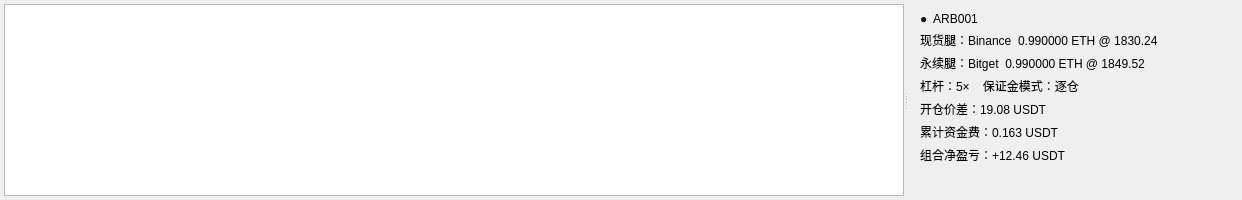
          <widget class="QWidget" name="currentPositionsTab">
           <attribute name="title">
            <string>当前仓位</string>
           </attribute>
           <layout class="QHBoxLayout" name="currentPositionsTabLayout">
            <property name="spacing">
             <number>8</number>
            </property>
            <property name="leftMargin">
             <number>4</number>
            </property>
            <property name="topMargin">
             <number>4</number>
            </property>
            <property name="rightMargin">
             <number>4</number>
            </property>
            <property name="bottomMargin">
             <number>4</number>
            </property>
            <item>
             <widget class="QSplitter" name="positionHorizontalSplitter">
              <property name="orientation">
               <enum>Qt::Horizontal</enum>
              </property>
              <property name="childrenCollapsible">
               <bool>false</bool>
              </property>
              <widget class="QTableView" name="positionTableView">
               <property name="minimumSize">
                <size>
                 <width>900</width>
                 <height>130</height>
                </size>
               </property>
               <property name="alternatingRowColors">
                <bool>true</bool>
               </property>
               <property name="selectionBehavior">
                <enum>QAbstractItemView::SelectRows</enum>
               </property>
               <property name="selectionMode">
                <enum>QAbstractItemView::SingleSelection</enum>
               </property>
               <property name="sortingEnabled">
                <bool>true</bool>
               </property>
               <attribute name="horizontalHeaderStretchLastSection">
                <bool>true</bool>
               </attribute>
               <attribute name="verticalHeaderVisible">
                <bool>false</bool>
               </attribute>
              </widget>
              <widget class="QFrame" name="positionDetailFrame">
               <property name="minimumSize">
                <size>
                 <width>330</width>
                 <height>0</height>
                </size>
               </property>
               <property name="maximumSize">
                <size>
                 <width>430</width>
                 <height>16777215</height>
                </size>
               </property>
               <layout class="QVBoxLayout" name="positionDetailLayout">
                <property name="spacing">
                 <number>5</number>
                </property>
                <property name="leftMargin">
                 <number>12</number>
                </property>
                <property name="topMargin">
                 <number>8</number>
                </property>
                <property name="rightMargin">
                 <number>12</number>
                </property>
                <property name="bottomMargin">
                 <number>8</number>
                </property>
                <item>
                 <widget class="QLabel" name="positionIdLabel">
                  <property name="text">
                   <string>●  ARB001</string>
                  </property>
                 </widget>
                </item>
                <item>
                 <widget class="QLabel" name="positionSpotLegLabel">
                  <property name="text">
                   <string>现货腿：Binance  0.990000 ETH @ 1830.24</string>
                  </property>
                 </widget>
                </item>
                <item>
                 <widget class="QLabel" name="positionPerpetualLegLabel">
                  <property name="text">
                   <string>永续腿：Bitget  0.990000 ETH @ 1849.52</string>
                  </property>
                 </widget>
                </item>
                <item>
                 <widget class="QLabel" name="positionLeverageLabel">
                  <property name="text">
                   <string>杠杆：5×    保证金模式：逐仓</string>
                  </property>
                 </widget>
                </item>
                <item>
                 <widget class="QLabel" name="positionOpenBasisLabel">
                  <property name="text">
                   <string>开仓价差：19.08 USDT</string>
                  </property>
                 </widget>
                </item>
                <item>
                 <widget class="QLabel" name="positionFundingPaidLabel">
                  <property name="text">
                   <string>累计资金费：0.163 USDT</string>
                  </property>
                 </widget>
                </item>
                <item>
                 <widget class="QLabel" name="positionNetPnlLabel">
                  <property name="text">
                   <string>组合净盈亏：+12.46 USDT</string>
                  </property>
                  <property name="positive" stdset="0">
                   <bool>true</bool>
                  </property>
                 </widget>
                </item>
                <item>
                 <spacer name="positionDetailVerticalSpacer">
                  <property name="orientation">
                   <enum>Qt::Vertical</enum>
                  </property>
                  <property name="sizeHint" stdset="0">
                   <size>
                    <width>20</width>
                    <height>12</height>
                   </size>
                  </property>
                 </spacer>
                </item>
               </layout>
              </widget>
             </widget>
            </item>
           </layout>
          </widget>
